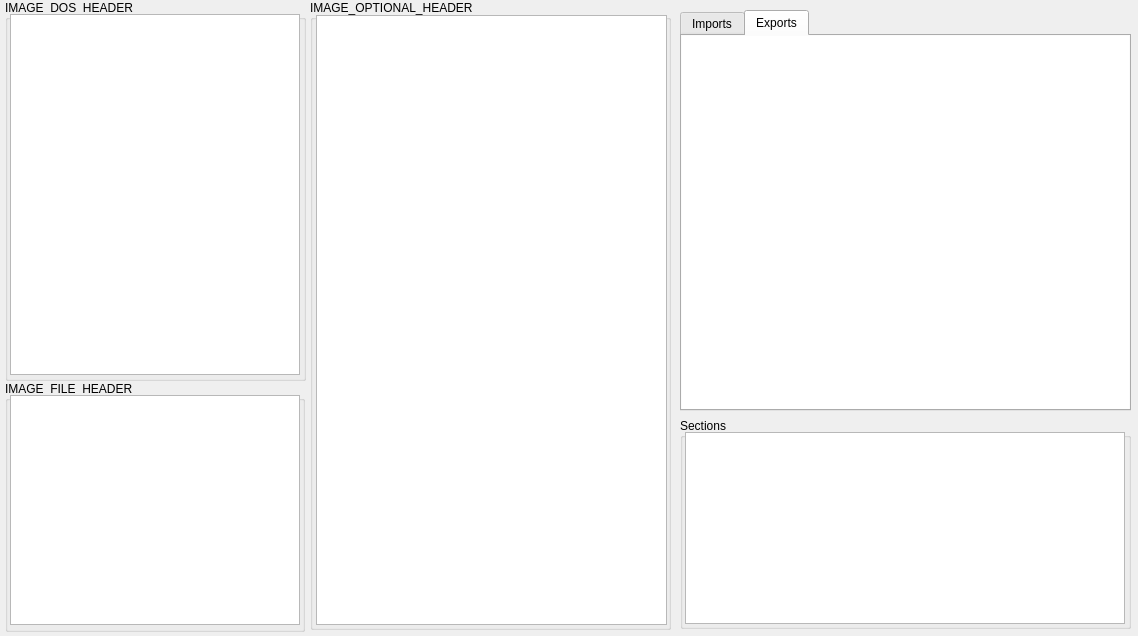
<?xml version="1.0" encoding="UTF-8"?>
<ui version="4.0">
 <class>qtDLGPEEditorClass</class>
 <widget class="QWidget" name="qtDLGPEEditorClass">
  <property name="geometry">
   <rect>
    <x>0</x>
    <y>0</y>
    <width>1138</width>
    <height>636</height>
   </rect>
  </property>
  <property name="windowTitle">
   <string>[ Nanomite ] - PEEditor</string>
  </property>
  <property name="windowIcon">
   <iconset resource="qtDLGNanomite.qrc">
    <normaloff>:/DLGNanomite/Icons/IDI_MAIN.ico</normaloff>:/DLGNanomite/Icons/IDI_MAIN.ico</iconset>
  </property>
  <widget class="QGroupBox" name="groupBox">
   <property name="geometry">
    <rect>
     <x>310</x>
     <y>0</y>
     <width>361</width>
     <height>630</height>
    </rect>
   </property>
   <property name="title">
    <string>IMAGE_OPTIONAL_HEADER</string>
   </property>
   <widget class="QTableWidget" name="tblOH">
    <property name="geometry">
     <rect>
      <x>6</x>
      <y>15</y>
      <width>351</width>
      <height>610</height>
     </rect>
    </property>
    <property name="editTriggers">
     <set>QAbstractItemView::NoEditTriggers</set>
    </property>
    <property name="selectionBehavior">
     <enum>QAbstractItemView::SelectRows</enum>
    </property>
    <attribute name="horizontalHeaderVisible">
     <bool>false</bool>
    </attribute>
    <attribute name="horizontalHeaderHighlightSections">
     <bool>false</bool>
    </attribute>
    <attribute name="horizontalHeaderStretchLastSection">
     <bool>true</bool>
    </attribute>
    <attribute name="verticalHeaderVisible">
     <bool>false</bool>
    </attribute>
    <attribute name="verticalHeaderDefaultSectionSize">
     <number>13</number>
    </attribute>
    <attribute name="verticalHeaderHighlightSections">
     <bool>false</bool>
    </attribute>
    <attribute name="verticalHeaderMinimumSectionSize">
     <number>13</number>
    </attribute>
    <column>
     <property name="text">
      <string>Name</string>
     </property>
    </column>
    <column>
     <property name="text">
      <string>Value</string>
     </property>
    </column>
   </widget>
  </widget>
  <widget class="QGroupBox" name="groupBox_2">
   <property name="geometry">
    <rect>
     <x>5</x>
     <y>381</y>
     <width>300</width>
     <height>251</height>
    </rect>
   </property>
   <property name="title">
    <string>IMAGE_FILE_HEADER</string>
   </property>
   <widget class="QTableWidget" name="tblFH">
    <property name="geometry">
     <rect>
      <x>5</x>
      <y>14</y>
      <width>290</width>
      <height>230</height>
     </rect>
    </property>
    <property name="editTriggers">
     <set>QAbstractItemView::NoEditTriggers</set>
    </property>
    <property name="selectionBehavior">
     <enum>QAbstractItemView::SelectRows</enum>
    </property>
    <attribute name="horizontalHeaderVisible">
     <bool>false</bool>
    </attribute>
    <attribute name="horizontalHeaderHighlightSections">
     <bool>false</bool>
    </attribute>
    <attribute name="horizontalHeaderStretchLastSection">
     <bool>true</bool>
    </attribute>
    <attribute name="verticalHeaderVisible">
     <bool>false</bool>
    </attribute>
    <attribute name="verticalHeaderDefaultSectionSize">
     <number>13</number>
    </attribute>
    <attribute name="verticalHeaderHighlightSections">
     <bool>false</bool>
    </attribute>
    <attribute name="verticalHeaderMinimumSectionSize">
     <number>13</number>
    </attribute>
    <column>
     <property name="text">
      <string>Name</string>
     </property>
    </column>
    <column>
     <property name="text">
      <string>Value</string>
     </property>
    </column>
   </widget>
  </widget>
  <widget class="QGroupBox" name="groupBox_3">
   <property name="geometry">
    <rect>
     <x>5</x>
     <y>0</y>
     <width>301</width>
     <height>381</height>
    </rect>
   </property>
   <property name="title">
    <string>IMAGE_DOS_HEADER</string>
   </property>
   <widget class="QTableWidget" name="tblDOS">
    <property name="geometry">
     <rect>
      <x>5</x>
      <y>14</y>
      <width>290</width>
      <height>361</height>
     </rect>
    </property>
    <property name="editTriggers">
     <set>QAbstractItemView::NoEditTriggers</set>
    </property>
    <property name="alternatingRowColors">
     <bool>false</bool>
    </property>
    <property name="selectionBehavior">
     <enum>QAbstractItemView::SelectRows</enum>
    </property>
    <attribute name="horizontalHeaderVisible">
     <bool>false</bool>
    </attribute>
    <attribute name="horizontalHeaderHighlightSections">
     <bool>false</bool>
    </attribute>
    <attribute name="horizontalHeaderStretchLastSection">
     <bool>true</bool>
    </attribute>
    <attribute name="verticalHeaderVisible">
     <bool>false</bool>
    </attribute>
    <attribute name="verticalHeaderDefaultSectionSize">
     <number>13</number>
    </attribute>
    <attribute name="verticalHeaderHighlightSections">
     <bool>false</bool>
    </attribute>
    <attribute name="verticalHeaderMinimumSectionSize">
     <number>13</number>
    </attribute>
    <column>
     <property name="text">
      <string>Name</string>
     </property>
    </column>
    <column>
     <property name="text">
      <string>Value</string>
     </property>
    </column>
   </widget>
  </widget>
  <widget class="QGroupBox" name="groupBox_4">
   <property name="geometry">
    <rect>
     <x>680</x>
     <y>418</y>
     <width>451</width>
     <height>211</height>
    </rect>
   </property>
   <property name="title">
    <string>Sections</string>
   </property>
   <widget class="QTableWidget" name="tblSections">
    <property name="geometry">
     <rect>
      <x>5</x>
      <y>14</y>
      <width>440</width>
      <height>192</height>
     </rect>
    </property>
    <property name="editTriggers">
     <set>QAbstractItemView::NoEditTriggers</set>
    </property>
    <property name="selectionBehavior">
     <enum>QAbstractItemView::SelectRows</enum>
    </property>
    <attribute name="horizontalHeaderVisible">
     <bool>true</bool>
    </attribute>
    <attribute name="horizontalHeaderHighlightSections">
     <bool>false</bool>
    </attribute>
    <attribute name="verticalHeaderVisible">
     <bool>true</bool>
    </attribute>
    <attribute name="verticalHeaderDefaultSectionSize">
     <number>12</number>
    </attribute>
    <attribute name="verticalHeaderHighlightSections">
     <bool>false</bool>
    </attribute>
    <attribute name="verticalHeaderMinimumSectionSize">
     <number>12</number>
    </attribute>
   </widget>
  </widget>
  <widget class="QTabWidget" name="tab_3">
   <property name="geometry">
    <rect>
     <x>680</x>
     <y>10</y>
     <width>451</width>
     <height>401</height>
    </rect>
   </property>
   <property name="currentIndex">
    <number>1</number>
   </property>
   <widget class="QWidget" name="tab">
    <attribute name="title">
     <string>Imports</string>
    </attribute>
    <widget class="QTreeWidget" name="treeImport">
     <property name="geometry">
      <rect>
       <x>-1</x>
       <y>-1</y>
       <width>450</width>
       <height>381</height>
      </rect>
     </property>
     <property name="editTriggers">
      <set>QAbstractItemView::NoEditTriggers</set>
     </property>
     <attribute name="headerVisible">
      <bool>false</bool>
     </attribute>
     <attribute name="headerDefaultSectionSize">
      <number>50</number>
     </attribute>
     <column>
      <property name="text">
       <string>Modul / API</string>
      </property>
     </column>
     <column>
      <property name="text">
       <string>Offset</string>
      </property>
     </column>
    </widget>
   </widget>
   <widget class="QWidget" name="tab_2">
    <attribute name="title">
     <string>Exports</string>
    </attribute>
    <widget class="QTreeWidget" name="treeExports">
     <property name="geometry">
      <rect>
       <x>-2</x>
       <y>-1</y>
       <width>450</width>
       <height>381</height>
      </rect>
     </property>
     <property name="editTriggers">
      <set>QAbstractItemView::NoEditTriggers</set>
     </property>
     <attribute name="headerVisible">
      <bool>false</bool>
     </attribute>
     <attribute name="headerDefaultSectionSize">
      <number>100</number>
     </attribute>
     <column>
      <property name="text">
       <string>Modul / API</string>
      </property>
     </column>
     <column>
      <property name="text">
       <string>Offset</string>
      </property>
     </column>
    </widget>
   </widget>
  </widget>
 </widget>
 <resources>
  <include location="qtDLGNanomite.qrc"/>
 </resources>
 <connections/>
</ui>
